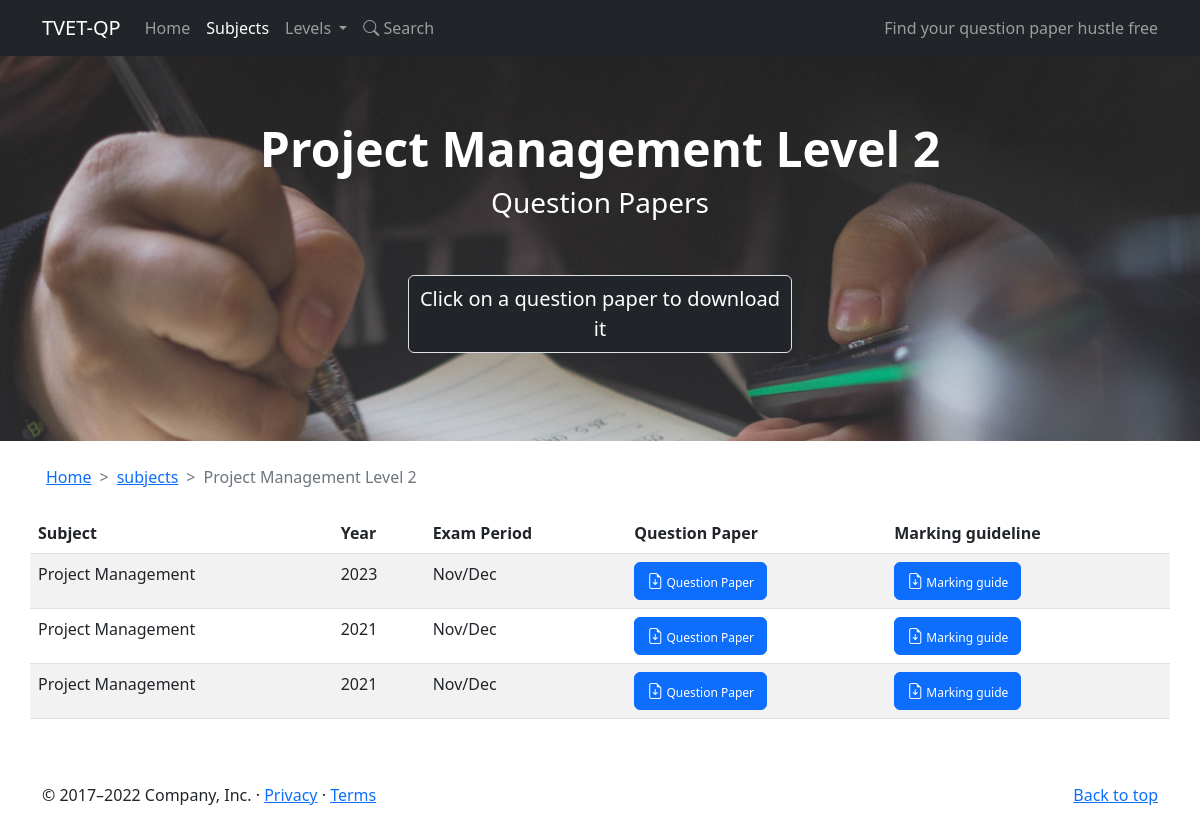
The app's page /subjects/2 with its own data.
### papers/models.py (models this page shows, shortened)
class Subject(models.Model):
    level_choices = [
        ('2', 'Level 2'),
        ('3', 'Level 3'),
        ('4', 'Level 4'),
        ('N4', 'N4'),
        ('N5', 'N5'),
        ('N6', 'N6'),
    ]
    program_choices = [
        ('NCV', 'NCV'),
        ('Report 191', 'Report 191 (Nated)')
    ]
    fundamental_or_vocational_choices = [
        ('vocational', 'Vocational'),
        ('fundamental', 'Fundamental'),
    ]
    name = models.CharField(max_length=150)
    level = models.CharField(max_length=150, choices=level_choices)
    ncv_or_report191 = models.CharField(max_length=150, choices=program_choices)
    fundamental_or_vocational = models.CharField(max_length=150, choices=fundamental_or_vocational_choices, blank=True)

class QuestionPaper(models.Model):
    subject = models.ForeignKey(Subject, on_delete=models.PROTECT)
    year = models.CharField(max_length=4)
    exam_period = models.CharField(max_length=150, choices=exam_period_choices)
    question_paper = models.FileField(upload_to='question_papers/%Y/%m/%d/', blank=False)
    marking_guideline = models.FileField(upload_to='marking_guidelines/%Y/%m/%d/', blank=False, null=True)
    date_added = models.DateTimeField(default=datetime.now, blank=True)

### pages/views.py (the view)
# urls.py: path('subjects/<int:id>', views.subject, name="subject"),
def subject(request, id):
    subject = get_object_or_404(Subject, id=id)
    question_papers = subject.questionpaper_set.all().order_by('-year')
    return render(request, 'pages/subject.html', {'subject': subject, 'question_papers': question_papers})

### pages/templates/pages/subject.html (shortened to what this page needs)
{% extends 'base.html' %}
{% block content %}
    <div class="px-4 py-3 text-center" id="hero">
        <h1 class="display-5 pt-5 fw-bold">
            {{ subject.name }}
            {% if "N" in subject.level %}
                {{subject.level}}
            {% else %}
                Level {{subject.level}}
            {% endif %}
        </h1>
        <h3>
            Question Papers
        </h3>
        <div class="col-lg-4 mx-auto py-5 ">
            <p class="lead mb-4 border rounded p-2 bg-dark">Click on a question paper to download it</p>
        </div>
    </div>
    <div class="container">
        <div class="row justify-content-center ps-1">
            <div class="col mt-4 mb-2">
                <nav style="--bs-breadcrumb-divider: '>';" aria-label="breadcrumb">
                    <ol class="breadcrumb">
                      <li class="breadcrumb-item"><a href="{% url 'home' %}">Home</a></li>
                      <li class="breadcrumb-item"><a href="{% url 'subjects' %}">subjects</a></li>
                      <li class="breadcrumb-item active" aria-current="page">
                        {{ subject.name }}
                        {% if "N" in subject.level %}
                            {{subject.level}}
                        {% else %}
                            Level {{subject.level}}
                        {% endif %}
                    </li>
                    </ol>
                </nav>
            </div>
        </div>
        <div class="row">
            {% if question_papers %}
            <table class="table table-striped">
                <thead>
                    <tr>
                        <th>Subject</th>
                        <th>Year</th>
                        <th scope="col">Exam Period</th>
                        <th scope="col">Question Paper</th>
                        <th scope="col">Marking guideline</th>
                    </tr>
                </thead>
                <tbody>
                    {% for qp in question_papers %}
                        <tr>
                            <td>{{ qp.subject.name }}</td>
                            <td>{{ qp.year }}</td>
                            <td>{{ qp.exam_period }}</td>
                            <td>
                                <a
                                    class="btn btn-primary btn-xs text-decoration-none"
                                    style="--bs-btn-font-size: .75rem"
                                    href="{{ qp.question_paper.url }}"><i class="bi bi-file-earmark-arrow-down" style="font-size: 1rem"></i> Question Paper
                                </a>
                            </td>
                            <td>
                                {% if qp.marking_guideline %}
                                    <a
                                        class="btn btn-primary text-decoration-none"
                                        style="--bs-btn-font-size: .75rem"
                                        href="{{ qp.marking_guideline.url }}"><i class="bi bi-file-earmark-arrow-down" style="font-size: 1rem"></i> Marking guide
                                    </a>
                                    {% else %}
                                        <span class="text-danger" style="font-size: .80rem; font-weight: bold">No Marking Guideline</span>
                                {% endif %}
                            </td>
                        </tr>
                    {% endfor %}
                </tbody>
            </table>
            {% else %}
                <h4 class="text-center pb-3">No question papers added for {{ subject }}</h4>
                <div class="text-center">
                    <a class="btn btn-danger px-4" href="{% url 'subjects' %}">Back</a>
                </div>
            {% endif %}
        </div>
    </div>
    {% endblock content %}

### tvet_qp/static/css/main.css (style rules this page uses)
#hero { background: url('../images/bg2.jpg') no-repeat right top; background-size: cover; color: #fff; font-weight: bold !important; }

### records on screen
Subject: name "Project Management", level "2"
QuestionPaper: subject.name "Project Management", year "2023", exam_period "Nov/Dec"
QuestionPaper: subject.name "Project Management", year "2021", exam_period "Nov/Dec"
QuestionPaper: subject.name "Project Management", year "2021", exam_period "Nov/Dec"
